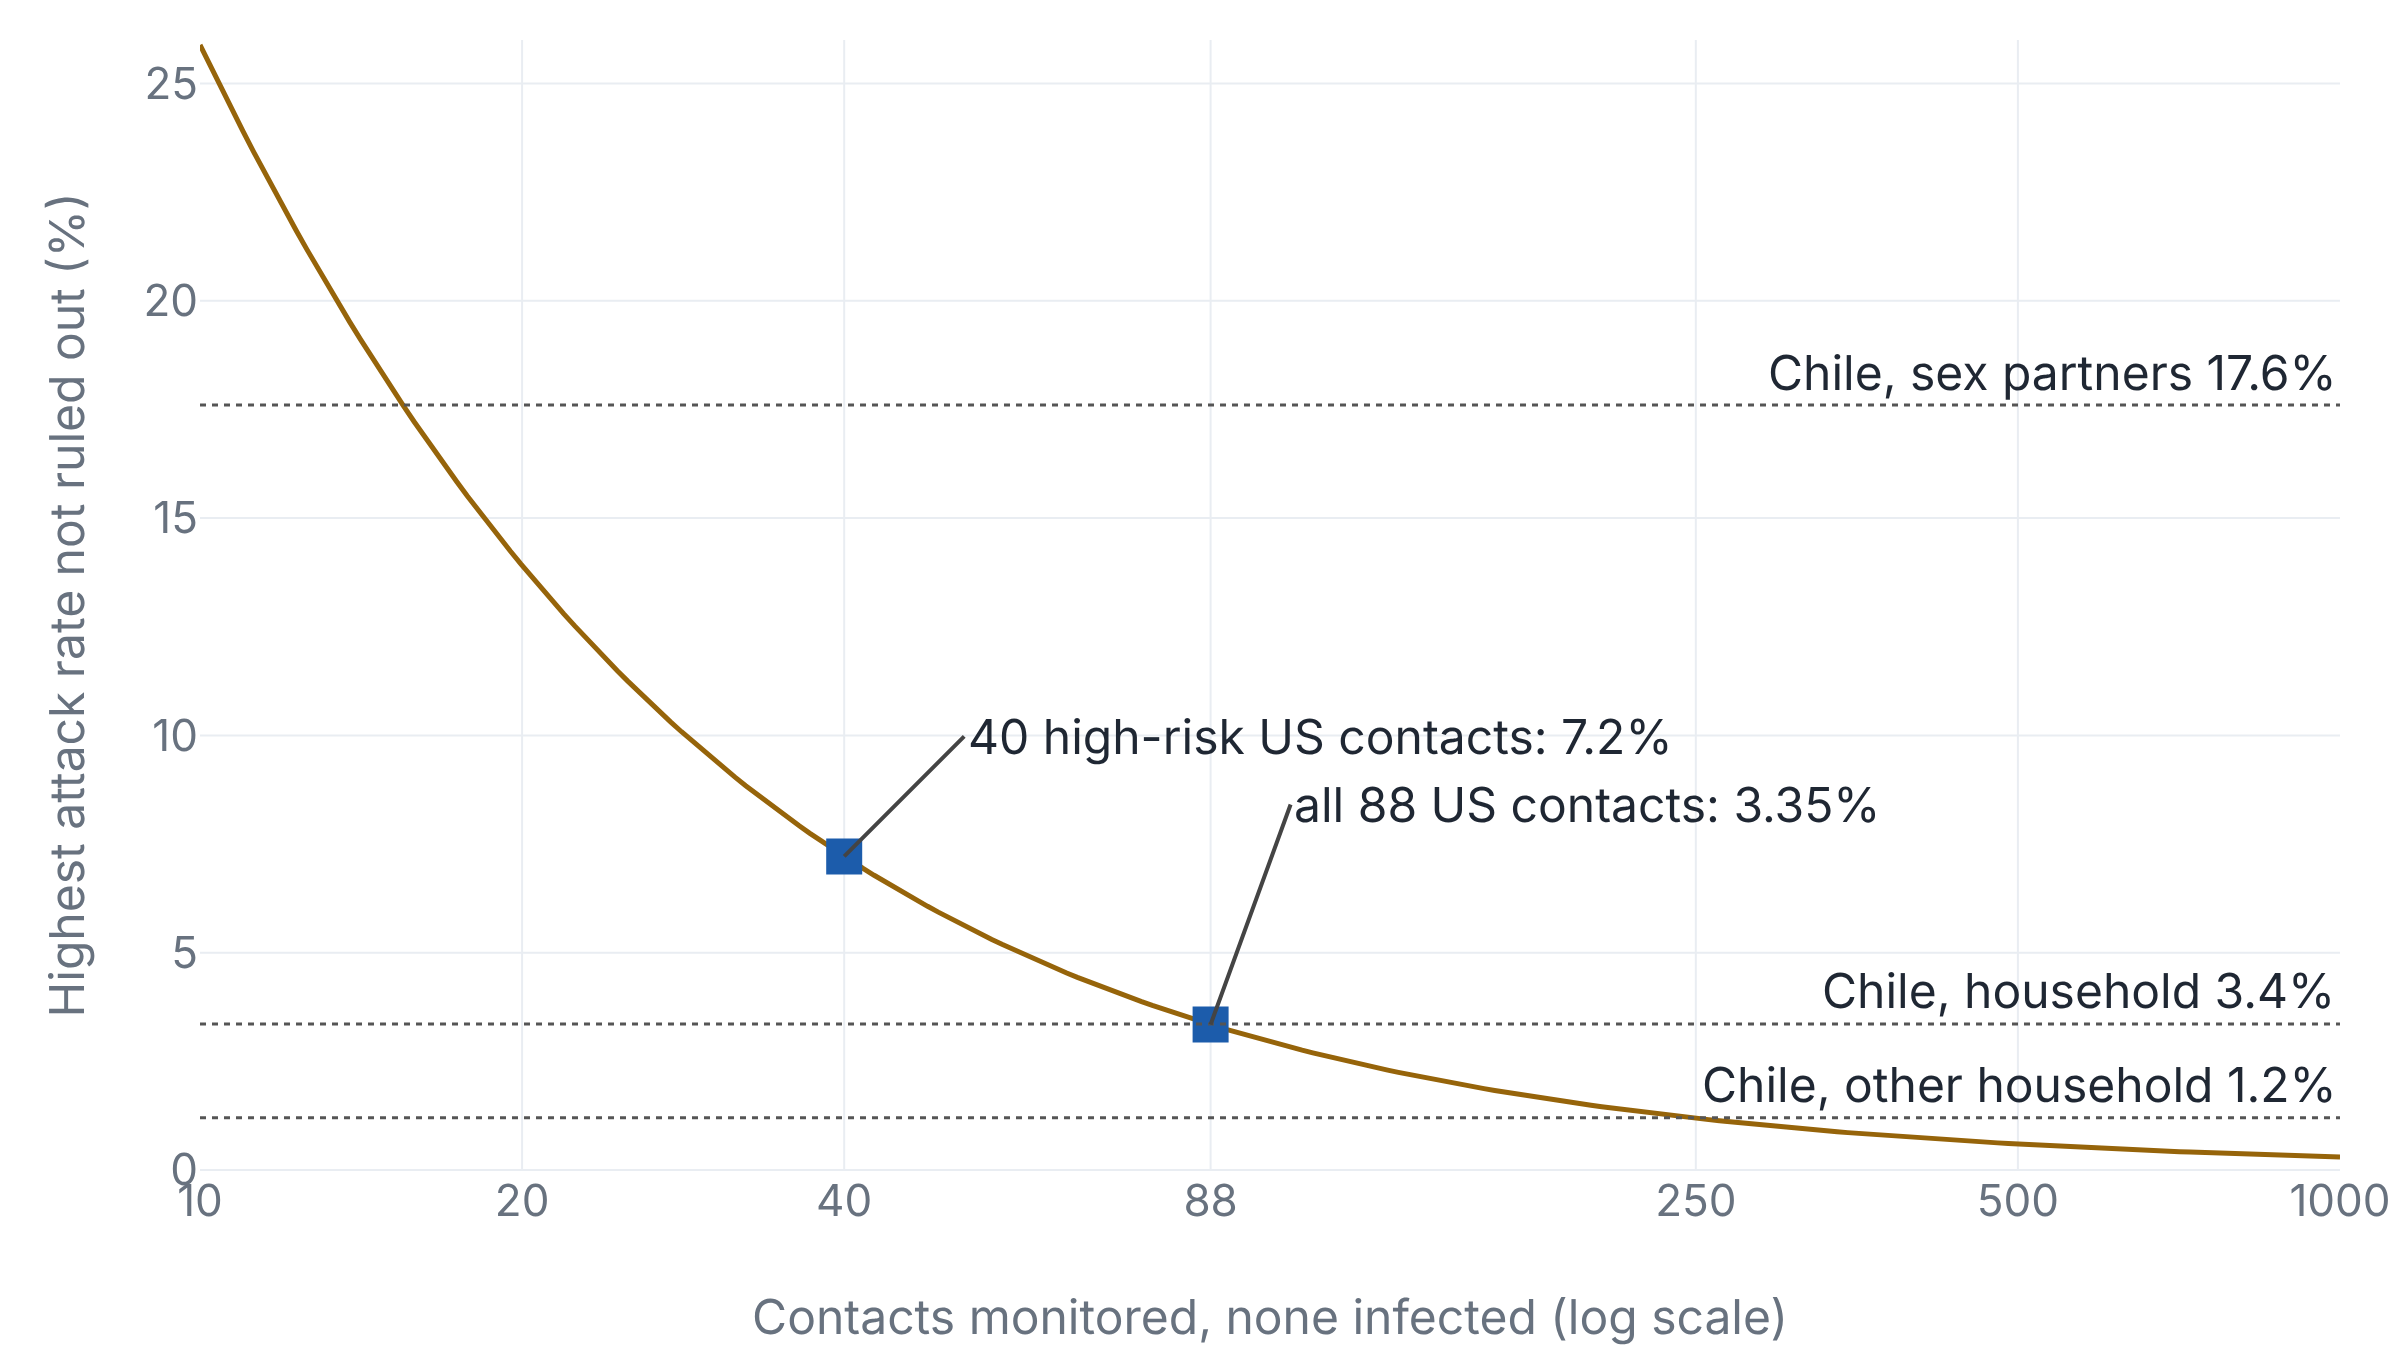

This figure's Python source:
"""What a monitored group with zero infections can rule out.

The curve is the one-sided 95% upper bound on a per-contact attack rate p when
0 of n contacts are infected: the p at which (1 - p)^n = 0.05, so
p = 1 - 0.05^(1/n), close to the rule of three (3/n). This is the paper's own
arithmetic. It treats contacts as independent with comparable exposure, which
the 88 US contacts were not.

Counts:
- 88 US contacts, 40 of them high risk, none infected: CDC MMWR 2026;75(43),
  Table 2 and "Monitoring and Testing".
- Reference rates: Ferres et al., J Infect Dis 2007, prospective household
  contacts in Chile: 16 of 476 (3.4%) overall; 17.6% among sex partners;
  1.2% among other household contacts.
"""

import math

import plotly.graph_objects as go

n_values = [round(10 * 10 ** (k / 100), 3) for k in range(0, 201)]  # 10 to 1000
bound = [100 * (1 - 0.05 ** (1 / n)) for n in n_values]

us_n = [40, 88]
us_bound = [100 * (1 - 0.05 ** (1 / n)) for n in us_n]

fig = go.Figure()
fig.add_trace(
    go.Scatter(
        name="95% upper bound when 0 of n are infected",
        x=n_values,
        y=bound,
        mode="lines",
    )
)
fig.add_trace(
    go.Scatter(
        name="US contacts (CDC)",
        x=us_n,
        y=us_bound,
        mode="markers",
        marker=dict(size=18),
    )
)

for n_, b_, label, ax, ay in [
    (40, us_bound[0], f"40 high-risk US contacts: {us_bound[0]:.1f}%", 60, -60),
    (88, us_bound[1], f"all 88 US contacts: {us_bound[1]:.2f}%", 40, -110),
]:
    fig.add_annotation(
        x=math.log10(n_),  # log axes take annotation x in log10 units
        y=b_,
        text=label,
        showarrow=True,
        arrowhead=0,
        ax=ax,
        ay=ay,
        xanchor="left",
        font=dict(size=24),
    )

for rate, label in [
    (17.6, "Chile, sex partners 17.6%"),
    (16 / 476 * 100, "Chile, household 3.4%"),
    (1.2, "Chile, other household 1.2%"),
]:
    fig.add_hline(y=rate, line=dict(color="#555", width=1.5, dash="dot"))
    fig.add_annotation(
        x=3,
        xref="x",
        y=rate,
        text=label,
        showarrow=False,
        xanchor="right",
        yanchor="bottom",
        font=dict(size=24),
    )

fig.update_layout(
    font=dict(size=24),
    showlegend=False,
    xaxis=dict(
        tickfont=dict(size=22),
        title=dict(text="Contacts monitored, none infected (log scale)", font=dict(size=24)),
        type="log",
        range=[1, 3],
        tickvals=[10, 20, 40, 88, 250, 500, 1000],
    ),
    yaxis=dict(tickfont=dict(size=22), title=dict(text="Highest attack rate not ruled out (%)", font=dict(size=24)), range=[0, 26]),
    margin=dict(l=100, r=30, t=20, b=90),
)
